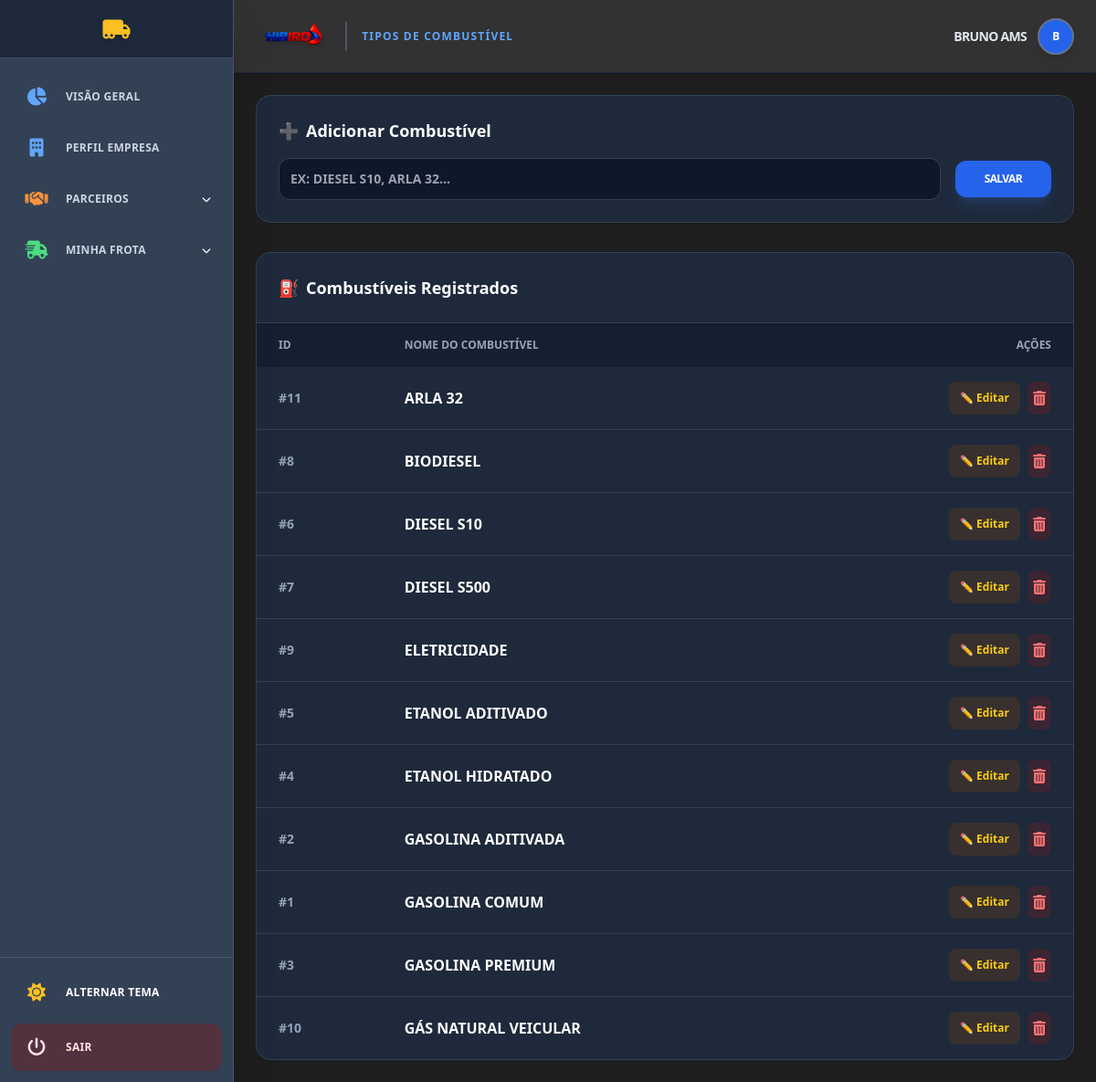
The page /configuracoes/frota/combustivel (signed in) on the database its author committed.
### tables this page shows
CREATE TABLE "vei_combustivel" (
	"id_tipo_combustivel"	INTEGER,
	"nome_combustivel"	TEXT NOT NULL UNIQUE,
	PRIMARY KEY("id_tipo_combustivel" AUTOINCREMENT)
);

### rotas/frota_bases.py (the view, shortened to what this page needs)
@frota_bases_bp.route('/combustivel', methods=['GET', 'POST'])
@login_required
def combustivel():
    db = get_db()
    dados = db.execute('SELECT * FROM vei_combustivel ORDER BY nome_combustivel').fetchall()
    return render_template('app/frota/config_combustivel.html', combustiveis=dados, username=session.get('username'))

### app.py (called while the page is built)
@app.context_processor
def inject_user_status():
    return dict(
        perfil_completo=session.get('perfil_completo', False),
        username=session.get('username')
    )

### database.py (called while the page is built)
def get_db():
    db = getattr(g, '_database', None)
    if db is None:
        if not os.path.exists('dados'):
            os.makedirs('dados')
        db = g._database = sqlite3.connect(DATABASE)
        db.row_factory = sqlite3.Row
    return db

def init_app_db(app):
    @app.teardown_appcontext
    def close_connection(exception):
        db = getattr(g, '_database', None)
        if db is not None:
            db.close()

### rotas/frota_bases.py (called while the page is built)
def login_required(f):
    @wraps(f)
    def decorated_function(*args, **kwargs):
        if 'user_id' not in session:
            return redirect(url_for('auth.login'))
        return f(*args, **kwargs)
    return decorated_function

### templates/app/frota/config_combustivel.html (shortened to what this page needs)
{% extends "base_app.html" %}
{% block page_title %}Tipos de Combustível{% endblock %}
{% block content %}
<div class="bg-white dark:bg-slate-800 p-6 rounded-2xl shadow-sm border border-gray-100 dark:border-slate-700 mb-8">
    <h3 class="text-lg font-bold mb-4 flex items-center gap-2 text-slate-800 dark:text-white">
        <span class="text-blue-500">➕</span> Adicionar Combustível
    </h3>
    <form method="POST" action="{{ url_for('frota_bases.combustivel') }}" class="flex flex-wrap gap-4 items-center">
        <input type="text" name="nome_combustivel" placeholder="Ex: Diesel S10, Arla 32..." required
            class="flex-1 min-w-[250px] p-3 bg-gray-50 dark:bg-slate-900 border border-gray-200 dark:border-slate-700 rounded-xl focus:ring-2 focus:ring-blue-500 outline-none transition uppercase font-bold text-sm">
        <button type="submit" class="bg-blue-600 hover:bg-blue-700 text-white font-bold py-3 px-8 rounded-xl transition shadow-lg shadow-blue-500/20 uppercase text-xs tracking-tighter">
            Salvar
        </button>
    </form>
</div>
<div class="bg-white dark:bg-slate-800 rounded-2xl shadow-sm border border-gray-100 dark:border-slate-700 overflow-hidden">
    <div class="p-6 border-b border-gray-100 dark:border-slate-700">
        <h3 class="text-lg font-bold flex items-center gap-2 text-slate-800 dark:text-white">
            <span class="text-yellow-500">⛽</span> Combustíveis Registrados
        </h3>
    </div>
    <div class="overflow-x-auto">
        <table class="w-full text-left border-collapse">
            <thead class="bg-gray-50 dark:bg-slate-900/50 text-gray-500 dark:text-gray-400 text-xs uppercase font-bold">
                <tr>
                    <th class="px-6 py-4">ID</th>
                    <th class="px-6 py-4">Nome do Combustível</th>
                    <th class="px-6 py-4 text-right">Ações</th>
                </tr>
            </thead>
            <tbody class="divide-y divide-gray-100 dark:divide-slate-700">
                {% for c in combustiveis %}
                <tr class="hover:bg-gray-50 dark:hover:bg-slate-700/30 transition">
                    <td class="px-6 py-4 text-sm font-bold text-slate-400">#{{ c.id_tipo_combustivel }}</td>
                    <td class="px-6 py-4 font-black uppercase text-slate-700 dark:text-white">{{ c.nome_combustivel }}</td>
                    <td class="px-6 py-4 text-right flex justify-end gap-2">
                        <button onclick="document.getElementById('modal-edit-fuel-{{ c.id_tipo_combustivel }}').classList.remove('hidden')"
                                class="bg-yellow-100 dark:bg-yellow-900/30 text-yellow-700 dark:text-yellow-400 px-3 py-1.5 rounded-lg text-xs font-bold hover:bg-yellow-200 transition">
                            ✏️ Editar
                        </button>
                        <form method="POST" action="{{ url_for('frota_bases.excluir_combustivel', id=c.id_tipo_combustivel) }}" class="inline">
                            <button type="submit" onclick="return confirm('Excluir este combustível?');"
                                class="bg-red-100 dark:bg-red-900/30 text-red-600 dark:text-red-400 p-1.5 rounded-lg hover:bg-red-200 transition">
                                <i class="fa-solid fa-trash-can"></i>
                            </button>
                        </form>
                    </td>
                </tr>
                {% else %}
                <tr>
                    <td colspan="3" class="px-6 py-10 text-center text-gray-400 italic font-medium">Nenhum combustível registrado.</td>
                </tr>
                {% endfor %}
            </tbody>
        </table>
    </div>
</div>
{% endblock %}

### templates/base_app.html (style rules this page uses)
html { background-color: #1e1e1e; color: #ffffff; }
body { opacity: 0; transition: opacity 0.3s ease-in; }
body.loaded { opacity: 1; }

### rows shown on the page
vei_combustivel: id_tipo_combustivel "11", nome_combustivel "ARLA 32"
vei_combustivel: id_tipo_combustivel "8", nome_combustivel "BIODIESEL"
vei_combustivel: id_tipo_combustivel "6", nome_combustivel "DIESEL S10"
vei_combustivel: id_tipo_combustivel "7", nome_combustivel "DIESEL S500"
vei_combustivel: id_tipo_combustivel "9", nome_combustivel "ELETRICIDADE"
vei_combustivel: id_tipo_combustivel "5", nome_combustivel "ETANOL ADITIVADO"
vei_combustivel: id_tipo_combustivel "4", nome_combustivel "ETANOL HIDRATADO"
vei_combustivel: id_tipo_combustivel "2", nome_combustivel "GASOLINA ADITIVADA"
vei_combustivel: id_tipo_combustivel "1", nome_combustivel "GASOLINA COMUM"
vei_combustivel: id_tipo_combustivel "3", nome_combustivel "GASOLINA PREMIUM"
vei_combustivel: id_tipo_combustivel "10", nome_combustivel "GÁS NATURAL VEICULAR"

### other values the page prints
{{ username }} "BRUNO AMS"
{{ username[0]|upper if username else 'U' }} "B"
